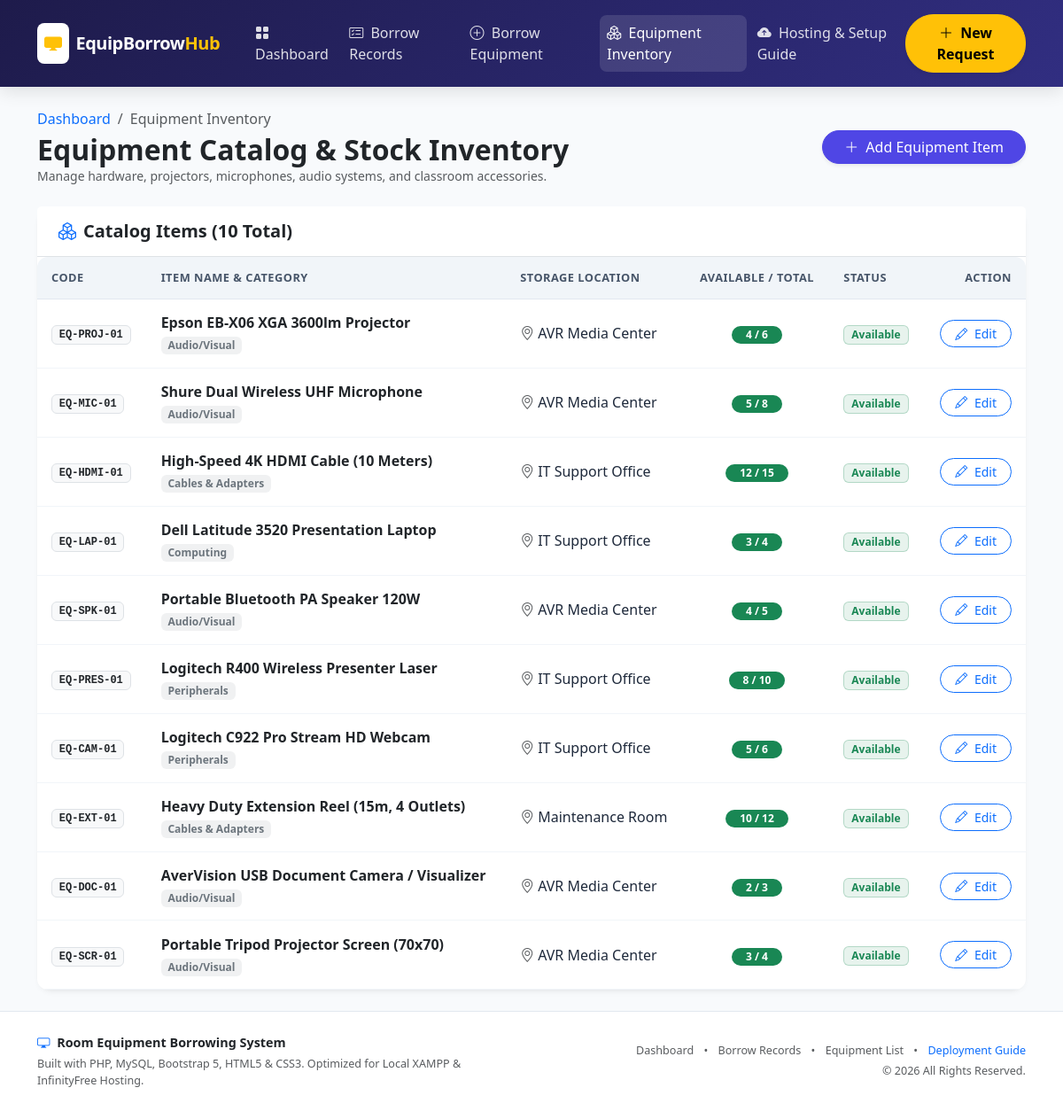
The page /inventory.php on the database its author committed.
### tables this page shows
CREATE TABLE IF NOT EXISTS `equipment_inventory` (
  `id` INT AUTO_INCREMENT PRIMARY KEY,
  `item_code` VARCHAR(50) NOT NULL UNIQUE,
  `item_name` VARCHAR(100) NOT NULL,
  `category` VARCHAR(50) NOT NULL,
  `total_quantity` INT NOT NULL DEFAULT 1,
  `available_quantity` INT NOT NULL DEFAULT 1,
  `storage_room` VARCHAR(50) NOT NULL DEFAULT 'IT Storage Room',
  `status` ENUM('Available', 'Maintenance', 'Decommissioned') NOT NULL DEFAULT 'Available',
  `created_at` TIMESTAMP DEFAULT CURRENT_TIMESTAMP
);

### inventory.php (the view, shortened to what this page needs)
<?php
require_once __DIR__ . '/includes/header.php';
$pdo = getDBConnection();
try {
    $items = $pdo->query("SELECT * FROM equipment_inventory ORDER BY id ASC")->fetchAll();
} catch (PDOException $e) {
    $items = [];
}
?>
<div class="d-flex flex-column flex-md-row justify-content-between align-items-md-center mb-4 gap-3">
    <div>
        <nav aria-label="breadcrumb">
            <ol class="breadcrumb mb-1 small">
                <li class="breadcrumb-item"><a href="index.php" class="text-decoration-none">Dashboard</a></li>
                <li class="breadcrumb-item active" aria-current="page">Equipment Inventory</li>
            </ol>
        </nav>
        <h2 class="fw-bold mb-0 text-dark">Equipment Catalog & Stock Inventory</h2>
        <p class="text-muted small mb-0">Manage hardware, projectors, microphones, audio systems, and classroom accessories.</p>
    </div>
    <div>
        <button type="button" class="btn btn-primary rounded-pill px-4 shadow-sm" data-bs-toggle="modal" data-bs-target="#addEquipmentModal">
            <i class="bi bi-plus-lg me-1"></i> Add Equipment Item
        </button>
    </div>
</div>
<div class="card card-standard">
    <div class="card-header bg-white py-3 px-4 d-flex justify-content-between align-items-center border-bottom">
        <h5 class="mb-0 fw-bold text-dark"><i class="bi bi-boxes text-primary me-2"></i>Catalog Items (<?= count($items) ?> Total)</h5>
    </div>
    <div class="card-body p-0">
        <div class="table-responsive">
            <table class="table custom-table align-middle">
                <thead>
                    <tr>
                        <th>Code</th>
                        <th>Item Name & Category</th>
                        <th>Storage Location</th>
                        <th class="text-center">Available / Total</th>
                        <th>Status</th>
                        <th class="text-end">Action</th>
                    </tr>
                </thead>
                <tbody>
                    <?php if (empty($items)): ?>
                        <tr>
                            <td colspan="6" class="text-center py-4 text-muted">
                                No equipment found in inventory. Add your first item!
                            </td>
                        </tr>
                    <?php else: ?>
                        <?php foreach ($items as $row): ?>
                            <tr>
                                <td>
                                    <span class="badge bg-light text-dark border font-monospace"><?= htmlspecialchars($row['item_code']) ?></span>
                                </td>
                                <td>
                                    <div class="fw-bold text-dark"><?= htmlspecialchars($row['item_name']) ?></div>
                                    <span class="badge bg-secondary bg-opacity-10 text-secondary"><?= htmlspecialchars($row['category']) ?></span>
                                </td>
                                <td>
                                    <i class="bi bi-geo-alt text-muted me-1"></i><?= htmlspecialchars($row['storage_room']) ?>
                                </td>
                                <td class="text-center">
                                    <span class="badge <?= ($row['available_quantity'] > 0) ? 'bg-success' : 'bg-danger' ?> rounded-pill px-3 py-1">
                                        <?= (int)$row['available_quantity'] ?> / <?= (int)$row['total_quantity'] ?>
                                    </span>
                                </td>
                                <td>
                                    <?php if ($row['status'] === 'Available'): ?>
                                        <span class="badge bg-success bg-opacity-10 text-success border border-success border-opacity-25 px-2 py-1">Available</span>
                                    <?php elseif ($row['status'] === 'Maintenance'): ?>
                                        <span class="badge bg-warning bg-opacity-10 text-warning-emphasis border border-warning border-opacity-25 px-2 py-1">Maintenance</span>
                                    <?php else: ?>
                                        <span class="badge bg-secondary bg-opacity-10 text-secondary border px-2 py-1"><?= htmlspecialchars($row['status']) ?></span>
                                    <?php endif; ?>
                                </td>
                                <td class="text-end">
                                    <button type="button" class="btn btn-sm btn-outline-primary rounded-pill px-3"
                                            data-bs-toggle="modal" data-bs-target="#editEquipModal<?= $row['id'] ?>">
                                        <i class="bi bi-pencil me-1"></i> Edit
                                    </button>
                                </td>
                            </tr>
                        <?php endforeach; ?>
                    <?php endif; ?>
                </tbody>
            </table>
        </div>
    </div>
</div>
<?php require_once __DIR__ . '/includes/footer.php'; ?>

### style.css (style rules this page uses)
:root { --primary-color: #4f46e5; --primary-hover: #4338ca; --primary-soft: #eef2ff; --success-color: #10b981; --danger-color: #ef4444; --warning-color: #f59e0b; --info-color: #06b6d4; --card-shadow: 0 4px 6px -1px rgba(0, 0, 0, 0.05), 0 2px 4px -2px rgba(0, 0, 0, 0.05); --card-hover-shadow: 0 10px 15px -3px rgba(0, 0, 0, 0.08), 0 4px 6px -4px rgba(0, 0, 0, 0.05); --border-radius-card: 1rem; }
body { font-family: system-ui, -apple-system, "Segoe UI", Roboto, "Helvetica Neue", Arial, sans-serif; background-color: #f8fafc; color: #1e293b; min-height: 100vh; display: flex; flex-direction: column; }
.card-standard { border: none; border-radius: var(--border-radius-card); background-color: #ffffff; box-shadow: var(--card-shadow); }
.btn-primary { background-color: var(--primary-color); border-color: var(--primary-color); font-weight: 500; }
.table-responsive { border-radius: 0.75rem; }
.custom-table { margin-bottom: 0; }
.custom-table thead th { background-color: #f1f5f9; color: #475569; font-size: 0.8rem; font-weight: 700; text-transform: uppercase; letter-spacing: 0.5px; border-top: none; border-bottom: 1px solid #e2e8f0; padding: 0.85rem 1rem; white-space: nowrap; }
.custom-table tbody td { padding: 0.9rem 1rem; vertical-align: middle; color: #1e293b; border-color: #f1f5f9; }
.custom-table tbody tr { transition: background-color 0.15s ease; }
.badge { font-weight: 600; border-radius: 0.375rem; }

### rows shown on the page
equipment_inventory: item_code "EQ-PROJ-01", item_name "Epson EB-X06 XGA 3600lm Projector", category "Audio/Visual", storage_room "AVR Media Center", available_quantity "4", total_quantity "6", status "Available"
equipment_inventory: item_code "EQ-MIC-01", item_name "Shure Dual Wireless UHF Microphone", category "Audio/Visual", storage_room "AVR Media Center", available_quantity "5", total_quantity "8", status "Available"
equipment_inventory: item_code "EQ-HDMI-01", item_name "High-Speed 4K HDMI Cable (10 Meters)", category "Cables & Adapters", storage_room "IT Support Office", available_quantity "12", total_quantity "15", status "Available"
equipment_inventory: item_code "EQ-LAP-01", item_name "Dell Latitude 3520 Presentation Laptop", category "Computing", storage_room "IT Support Office", available_quantity "3", total_quantity "4", status "Available"
equipment_inventory: item_code "EQ-SPK-01", item_name "Portable Bluetooth PA Speaker 120W", category "Audio/Visual", storage_room "AVR Media Center", available_quantity "4", total_quantity "5", status "Available"
equipment_inventory: item_code "EQ-PRES-01", item_name "Logitech R400 Wireless Presenter Laser", category "Peripherals", storage_room "IT Support Office", available_quantity "8", total_quantity "10", status "Available"
equipment_inventory: item_code "EQ-CAM-01", item_name "Logitech C922 Pro Stream HD Webcam", category "Peripherals", storage_room "IT Support Office", available_quantity "5", total_quantity "6", status "Available"
equipment_inventory: item_code "EQ-EXT-01", item_name "Heavy Duty Extension Reel (15m, 4 Outlets)", category "Cables & Adapters", storage_room "Maintenance Room", available_quantity "10", total_quantity "12", status "Available"
equipment_inventory: item_code "EQ-DOC-01", item_name "AverVision USB Document Camera / Visualizer", category "Audio/Visual", storage_room "AVR Media Center", available_quantity "2", total_quantity "3", status "Available"
equipment_inventory: item_code "EQ-SCR-01", item_name "Portable Tripod Projector Screen (70x70)", category "Audio/Visual", storage_room "AVR Media Center", available_quantity "3", total_quantity "4", status "Available"

### other values the page prints
count($items) "10"
APP_NAME "Room Equipment Borrowing System"
